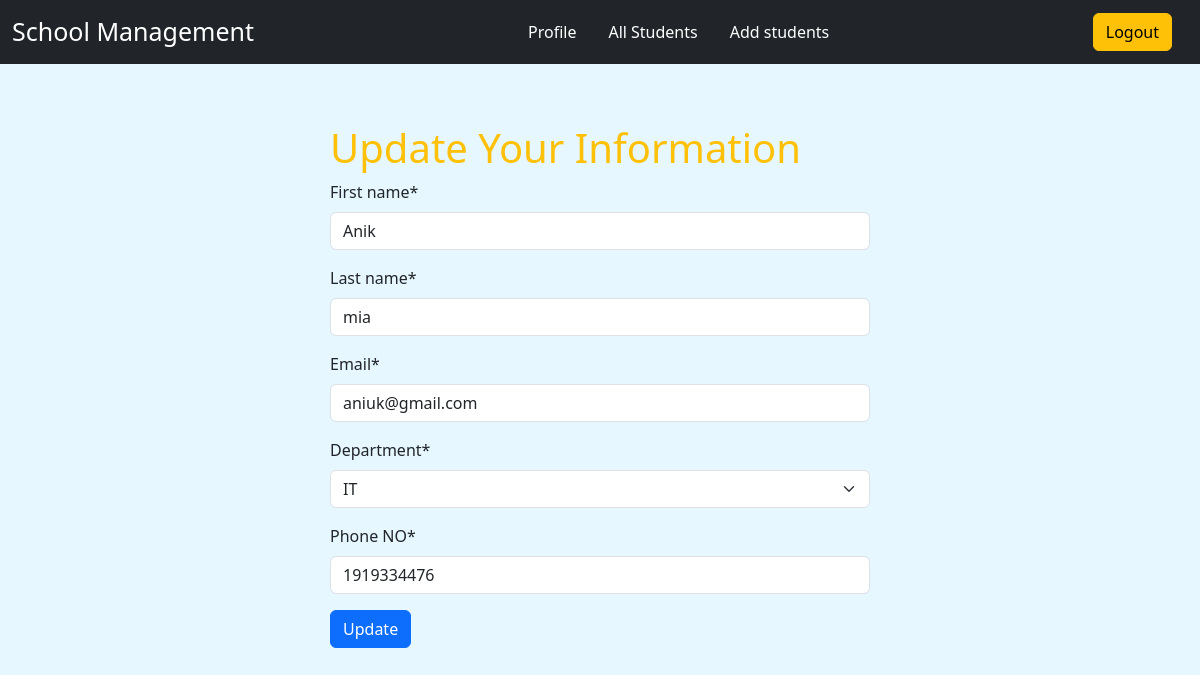
The app's page /update/3 (signed in) with its own data.
### first_app/models.py (models this page shows, shortened)
class Student(models.Model):
    First_name=models.CharField(max_length=20)
    Last_name=models.CharField(max_length=20)
    Email=models.EmailField()
    Department=models.CharField(max_length=30,choices=DEPARTMENT)
    Phone_NO=models.PositiveIntegerField()

### first_app/views.py (the view)
# urls.py: path('update/<int:id>',views.Edit_Student,name='edit_student'),
def Edit_Student(request,id):
    if request.user.is_authenticated:
        student=Student.objects.get(pk=id)
        form=StudentForm(instance=student)
        if request.method =="POST":
            form=StudentForm(request.POST,instance=student)
            if form.is_valid():
                form.save()
                return redirect('home')
        else:
            form=StudentForm(instance=student)
        return render(request,'edit_student.html',{'form': form})
    else:
        return redirect('login')

### first_app/forms.py
class StudentForm(forms.ModelForm):
    class Meta:
        model =Student
        fields ="__all__"

### templates/edit_student.html (shortened to what this page needs)
{% extends "index.html" %}
{% load crispy_forms_tags %}
{% block content %}
<form action="" method='POST' style='width: 50%; margin :auto;'>
    <h1 class="text-warning">Update Your Information</h1>
{{form | crispy}}
<button class='btn btn-primary'>Update</button>
</form>
{% endblock content %}

### first_app/static/css/style.css (style rules this page uses)
body { background: none; background-color: #E6F7FF !important; }

### records on screen
Student: First_name "Anik", Last_name "mia", Email "aniuk@gmail.com", Department "IT", Phone_NO "1919334476"
